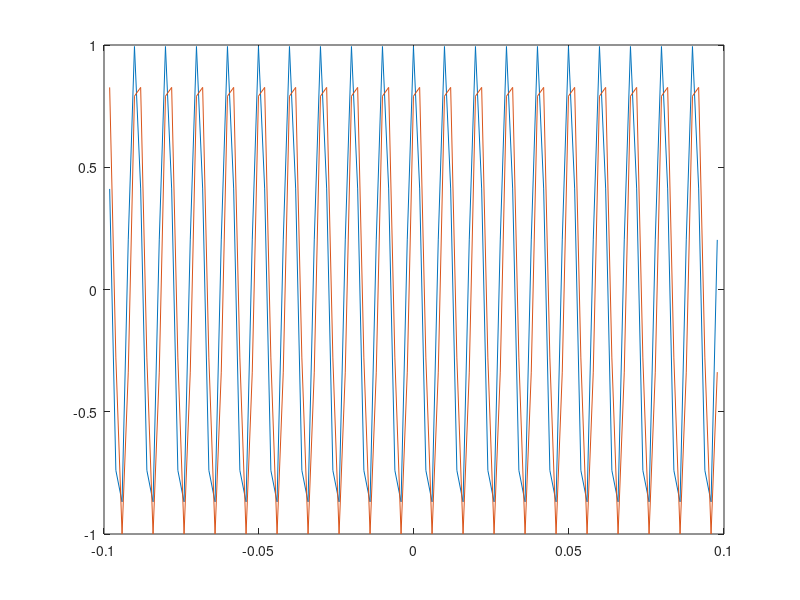

Recreate this plot in MATLAB.
%% Ex3 aliasing effect

% problem 1

t = -pi/32:1/1200:pi/32; % this sampling rate matters
x = cos(2 * pi * 100 * t);
plot(t, x, 'r');
hold on;

y = cos(2 * pi * 600 * t);
plot(t, y, 'k');

% problem 2

hold off
t = -pi/32:1/500:pi/32; % sampling rate 500hz
z1 = cos(2 * pi * 100 * t);
z2 = cos(2 * pi * 600 * t);
plot(t, z1, t, z2);

% problem 3

% for the plots of 1)
% with a sampling rate of 1200, the two cosine waves
% look good. There are 6 cycles of the 600hz wave within
% 1 cycle of the 100hz wave.

% for the plots of 2)
% with a sampling rate of 1200, the two sampled
% waves are very similar. The frequency of the
% sampled 600hz wave has been changed already.
% namely, the two sampled waves have similar frequency.

